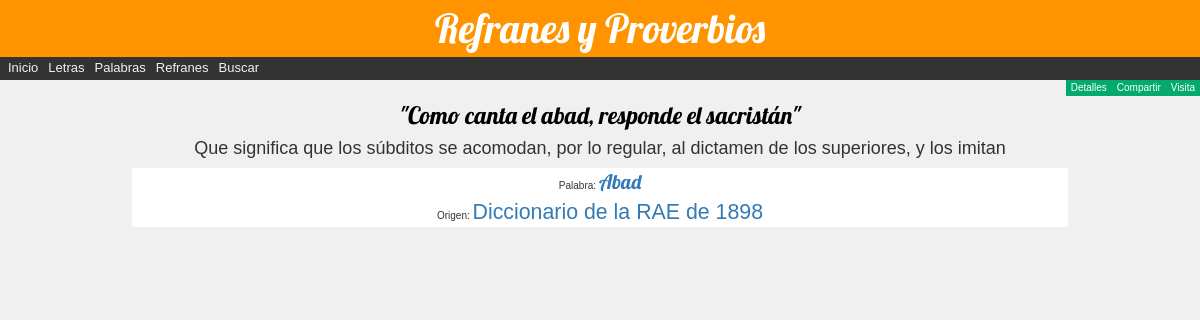
Page /refran/refranes/3235eb4e-5340-4ce9-b732-9b6ff1dd4abf on the committed database.
### refran/models.py (models this page shows, shortened)
class Refran(models.Model):
   id = models.UUIDField(
        primary_key=True,
        default=uuid.uuid4,
        )
   dicho = models.TextField(
           'Refrán',
           max_length=191,
           )
   explicacion = models.TextField(
                 'Explicación',
                 max_length=251,
                 )
   fecha = models.DateField(
           'Registrado',
           default=date.today,
           null=True,
           blank=True
           )
   fechaaprobacion = models.DateField(
           'Aprobado',
           null=True,
           blank=True
           )
   fechapublicacion = models.DateField(
           'Publicado',
           null=True,
           blank=True
           )
   ESTADOS = (
         ('r', 'Revisión'),
         ('a', 'Aprobado'),
         ('p', 'Publicado')
      )
   estado = models.CharField(
            'Estado',
            max_length=1,
            choices=ESTADOS,
            blank=True,
            default='r',
            )
   letra = models.ForeignKey(
           'Letra',
           on_delete=models.RESTRICT,
           null=False
           )
   palabra = models.ForeignKey(
             'Palabra',
             on_delete=models.RESTRICT,
             null=True
             )
   origen = models.ForeignKey(
            'Origen',
            on_delete=models.RESTRICT,
            null=True
            )
   creador = models.ForeignKey(
             settings.AUTH_USER_MODEL,
             on_delete=models.SET_NULL,
             null=True,
             blank=True
             )
   class Meta:
      ordering = ['palabra', 'fecha', 'fechaaprobacion', 'fechapublicacion']

class Palabra(models.Model):
   id = models.UUIDField(
        primary_key=True,
        default=uuid.uuid4,
        )
   palabra = models.CharField(
             'Palabra',
             max_length=31,
             )
   significado = models.TextField(
             'Significado',
             max_length=352,
             default="",
             )
   fecha = models.DateField(
           'Registrada',
           default=date.today,
           null=True,
           blank=True
           )
   letra = models.ForeignKey(
           'Letra',
           on_delete=models.RESTRICT,
           null=False
           )
   origen = models.ForeignKey(
            'Origen',
            on_delete=models.RESTRICT,
            null=True
            )
   creador = models.ForeignKey(
             settings.AUTH_USER_MODEL,
             on_delete=models.SET_NULL,
             null=True,
             blank=True
             )
   ESTADOS = (
         ('r', 'Revisión'),
         ('a', 'Aprobada'),
      )
   estado = models.CharField(
            'Estado',
            max_length=1,
            choices=ESTADOS,
            blank=True,
            default='r',
            )
   class Meta:
       ordering = ['palabra','letra','origen','fecha']
   def __str__(self):
      return f'{self.palabra}'

class Origen(models.Model):
   id = models.UUIDField(
        primary_key=True,
        default=uuid.uuid4,
        )
   nombre = models.CharField(
            'Nombre',
            max_length=120,
            )
   fecha = models.DateField(
           'Registrado',
           null=True,
           blank=True
           )
   ESTADOS = (
         ('r', 'Revisión'),
         ('a', 'Aprobado'),
      )
   estado = models.CharField(
            'Estado',
            max_length=1,
            choices=ESTADOS,
            blank=True,
            default='r',
            )
   class Meta:
      ordering = ['nombre']
   def __str__(self):
      return  f'{self.nombre}'

### refran/views.py (the view)
# urls.py: path('refranes/<uuid:pk>', views.RefranDetailView.as_view(), name='refran-detalle'),
class RefranDetailView(generic.DetailView):
   model = Refran

### refran/templates/refran/refran_detail.html (shortened to what this page needs)
{% extends "base_generic.html" %}
{% block content %}
<div class="col-sm-12">
   <div class="titulo_pag">
      <h2 class="refran">"{{ refran.dicho }}"</h2>
   </div>
   <div align="center">
      <h4>{{ refran.explicacion }}</h4>
   </div>
   <div id="contenido">
      <section>
         <article>
       Palabra: <a class="palabra" href="{% url 'palabra-detalle' refran.palabra.pk %}"> {{ refran.palabra }}</a>
      <br>
       Origen: <a class="origen" href="{% url 'origen-detalle' refran.origen.pk %}"> {{ refran.origen }}</a>
         </article>
      </section>
   </div>
</div>
{% endblock %}

### refran/static/css/estilos.css (style rules this page uses)
body { margin:0; font-family: Arial, Helvetica, sans-serif; background-color:#f0f0f0; font-size:100%; margin:0; padding:0; border:0; }
h1, h2 { font-family: 'Lobster', cursive; }
.titulo_pag { font-family:Lobster; color:#000000; z-index:1; position:relative; text-align:center; font-size:2.5em; padding-top:0.5em; }
#contenido { width:80%; margin: 0 auto; x_background-color:#f9f9f2; x_border-radius: 5rem 5rem 5rem 5rem; }
section { x_border-radius: 5rem 5rem 5rem 5rem; }
article { x_-webkit-box-sizing:border-box; x_-moz-box-sizing:border-box; x_box-sizing:border-box; float:left; height:100%; width:100%; background-color:white; padding:0px; text-align:center; x_border-color:red; x_border-style:double; x_border-radius: 5rem 5rem 5rem 5rem; }
.refran { margin-top: 10px; margin-botton: 15px; font-family: 'Lobster'; font-size: 18pt; }
.palabra { margin-top: 5px; margin-botton: 5px; font-family: 'Lobster'; font-size: 15pt; }
.origen { margin-top: 10px; margin-botton: 15px; font-size: 16pt; }

### rows in the picture
Refran: dicho "Como canta el abad, responde el sacristán", explicacion "Que significa que los súbditos se acomodan, por lo regular, al dictamen de los superiores, y los imitan", palabra "Abad", origen "Diccionario de la RAE de 1898"
